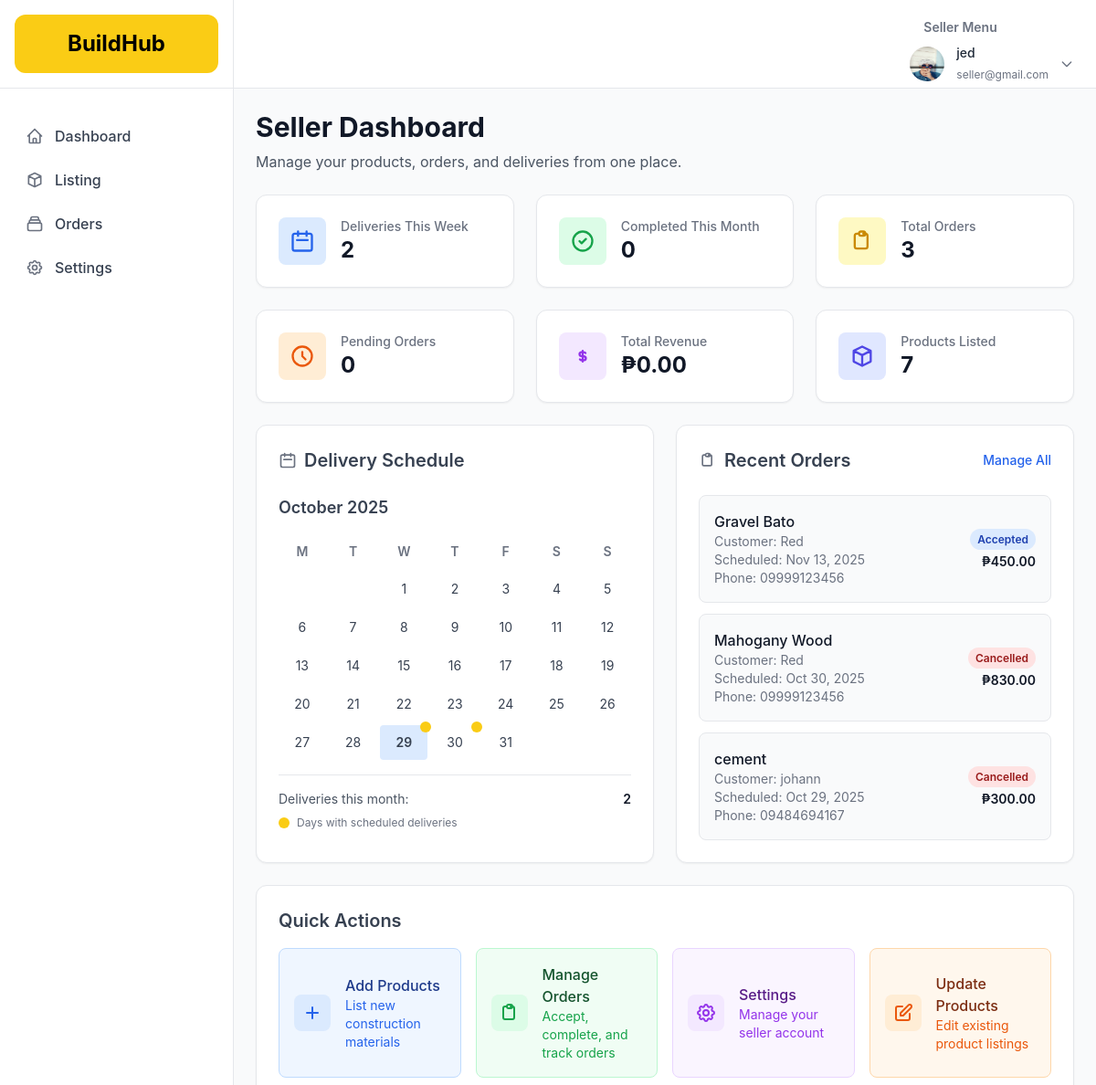
Screenshot of /Buildhub/admin/index.php (signed in) with the database file from the repository.
### tables this page shows
CREATE TABLE `users` (
  `id` int(11) UNSIGNED NOT NULL,
  `fname` varchar(255) NOT NULL,
  `lname` varchar(2255) NOT NULL,
  `email` varchar(255) NOT NULL,
  `profile_picture` varchar(255) DEFAULT NULL,
  `password` varchar(255) DEFAULT NULL,
  `role` enum('buyer','seller','admin') NOT NULL
);

CREATE TABLE `orders` (
  `id` int(11) UNSIGNED NOT NULL,
  `buyer_id` int(10) UNSIGNED DEFAULT NULL,
  `supplier_id` int(10) UNSIGNED DEFAULT NULL,
  `recipient_name` varchar(100) NOT NULL,
  `address_line` varchar(255) NOT NULL,
  `province` varchar(50) DEFAULT NULL,
  `phone` varchar(20) NOT NULL,
  `schedule_date` date NOT NULL,
  `product_name` varchar(255) NOT NULL,
  `total_amount` int(11) NOT NULL DEFAULT 0,
  `ordered_at` datetime NOT NULL DEFAULT current_timestamp(),
  `status` enum('pending','accepted','completed','cancelled') NOT NULL,
  `updated_at` datetime NOT NULL DEFAULT current_timestamp() ON UPDATE current_timestamp()
);

### Buildhub/admin/index.php (the view, shortened to what the rows shown need)
<?php
$conn = mysqli_connect("localhost","root","","user_db");
$sellerId = (int)($_SESSION['user_id'] ?? 0);
function h($v){ return htmlspecialchars((string)($v ?? ""), ENT_QUOTES, 'UTF-8'); }
function peso($n){ return "₱" . number_format((float)$n, 2); }
function fmtDate($s){ if(!$s) return "—"; $t=strtotime($s); return $t?date("M d, Y",$t):"—"; }
$recentOrders = [];
if ($conn && $sellerId > 0) {
  $sql = "SELECT o.id, o.product_name, o.status, o.schedule_date, o.total_amount, o.ordered_at, o.recipient_name, o.phone
          FROM orders o
          WHERE o.supplier_id = ?
          ORDER BY o.ordered_at DESC
          LIMIT 5";
  if ($stmt = mysqli_prepare($conn, $sql)) {
    mysqli_stmt_bind_param($stmt, 'i', $sellerId);
    mysqli_stmt_execute($stmt);
    $result = mysqli_stmt_get_result($stmt);
    while ($row = $result->fetch_assoc()) {
      $recentOrders[] = $row;
    }
  }
}
$userData = null;
if ($conn && $sellerId > 0) {
  $sql = "SELECT fname, lname, email, profile_picture FROM users WHERE id = ? LIMIT 1";
  if ($stmt = mysqli_prepare($conn, $sql)) {
    mysqli_stmt_bind_param($stmt, 'i', $sellerId);
    mysqli_stmt_execute($stmt);
    $result = mysqli_stmt_get_result($stmt);
    $userData = $result->fetch_assoc();
  }
}
$profilePicture = $userData['profile_picture'] ?? null;
$profilePicturePath = $profilePicture
  ? "../images/profiles/" . $profilePicture
  : "../images/default-icon.png";
?>
<!DOCTYPE html>
<html lang="en">
<head>
    <script src="https://cdn.tailwindcss.com"></script>
</head>
<body class="bg-gray-50 font-sans">
    <?php include '../nav/topbar_seller.php'; ?>
    <div class="flex h-screen bg-gray-50">
        <div class="flex-1 ml-16 md:ml-64 p-6 overflow-auto">
            <div class="mb-6">
                <h1 class="text-3xl font-bold text-gray-900">Seller Dashboard</h1>
            </div>
            <div class="grid grid-cols-1 lg:grid-cols-2 gap-6 mb-6">
                <div class="bg-white border border-gray-200 rounded-xl p-6 shadow-sm">
                    <div class="flex items-center space-x-2 mb-6">
                        <h2 class="text-xl font-semibold text-gray-700">Delivery Schedule</h2>
                    </div>
                </div>
                <div class="bg-white border border-gray-200 rounded-xl p-6 shadow-sm">
                    <div class="flex items-center justify-between mb-6">
                        <div class="flex items-center space-x-2">
                            <h2 class="text-xl font-semibold text-gray-700">Recent Orders</h2>
                        </div>
                    </div>
                    <div class="space-y-3">
                        <?php if (empty($recentOrders)): ?>
                            <div class="text-center py-8">
                                <svg class="w-12 h-12 text-gray-300 mx-auto mb-4" fill="none" stroke="currentColor" viewBox="0 0 24 24">
                                    <path stroke-linecap="round" stroke-linejoin="round" stroke-width="2" d="M9 5H7a2 2 0 00-2 2v10a2 2 0 002 2h8a2 2 0 002-2V7a2 2 0 00-2-2h-2M9 5a2 2 0 002 2h2a2 2 0 002-2M9 5a2 2 0 012-2h2a2 2 0 012 2"></path>
                                </svg>
                                <p class="text-gray-500">No orders yet</p>
                                <a href="orders.php" class="text-blue-600 hover:text-blue-800 text-sm font-medium">Add Products</a>
                            </div>
                        <?php else: ?>
                            <?php foreach ($recentOrders as $order): ?>
                                <?php
                                $statusColors = [
                                    'pending' => 'bg-yellow-100 text-yellow-800',
                                    'accepted' => 'bg-blue-100 text-blue-800',
                                    'completed' => 'bg-green-100 text-green-800',
                                    'cancelled' => 'bg-red-100 text-red-800'
                                ];
                                $statusClass = $statusColors[strtolower($order['status'])] ?? 'bg-gray-100 text-gray-800';
                                ?>
                                <div class="flex justify-between items-center p-4 bg-gray-50 border border-gray-200 rounded-lg hover:shadow-sm transition-shadow cursor-pointer"
                                     onclick="window.location.href='myorders.php'">
                                    <div class="flex-1">
                                        <h4 class="text-gray-900 font-medium"><?php echo h($order['product_name']); ?></h4>
                                        <p class="text-sm text-gray-500">Customer: <?php echo h($order['recipient_name']); ?></p>
                                        <p class="text-sm text-gray-500">Scheduled: <?php echo h(fmtDate($order['schedule_date'])); ?></p>
                                        <p class="text-sm text-gray-500">Phone: <?php echo h($order['phone']); ?></p>
                                    </div>
                                    <div class="text-right">
                                        <span class="px-2 py-1 rounded-full text-xs font-semibold <?php echo $statusClass; ?>">
                                            <?php echo h(ucfirst($order['status'])); ?>
                                        </span>
                                        <p class="text-sm font-semibold text-gray-900 mt-1"><?php echo h(peso($order['total_amount'])); ?></p>
                                    </div>
                                </div>
                            <?php endforeach; ?>
                        <?php endif; ?>
                    </div>
                </div>
            </div>
            <div class="bg-white border border-gray-200 rounded-xl p-6 shadow-sm">
                <h2 class="text-xl font-semibold text-gray-700 mb-4">Quick Actions</h2>
            </div>
        </div>
    </div>
</body>
</html>

### Buildhub/nav/topbar_seller.php (shortened to what the rows shown need)
<div class="top-0 z-[10] bg-white border-b border-gray-200 px-6 py-1 flex justify-end items-center transition-all duration-300 lg:ml-640">
  <div class="relative">
      <h1 class="text-gray-500 text-xs md:text-sm font-semibold px-4 mt-4 mb-2 hidden md:block">Seller Menu</h1>
    <button id="profileButton" class="flex items-center space-x-3 focus:outline-none">
      <img src="<?= htmlspecialchars($profilePicturePath) ?>" alt="user-image" class="w-10 h-10 rounded-full border border-white" />
      <div class="hidden md:block text-left">
        <h4 class="text-sm font-medium text-gray-800"><?= htmlspecialchars($_SESSION['fname'] ?? 'User') ?></h4>
        <span class="text-xs text-gray-500"><?= htmlspecialchars($_SESSION['email'] ?? '') ?></span>
      </div>
      <svg xmlns="http://www.w3.org/2000/svg" class="h-4 w-4 text-gray-500 ml-1" fill="none" viewBox="0 0 24 24" stroke="currentColor">
        <path stroke-linecap="round" stroke-linejoin="round" stroke-width="2" d="M19 9l-7 7-7-7" />
      </svg>
    </button>
  </div>
</div>

### rows the page displays
users: profile_picture (picture)
orders: product_name "Gravel Bato", recipient_name "Red", schedule_date "Nov 13, 2025", phone "09999123456", status "Accepted", total_amount "₱450.00"
orders: product_name "Mahogany Wood", recipient_name "Red", schedule_date "Oct 30, 2025", phone "09999123456", status "Cancelled", total_amount "₱830.00"
orders: product_name "cement", recipient_name "johann", schedule_date "Oct 29, 2025", phone "09484694167", status "Cancelled", total_amount "₱300.00"

### other values shown
$_SESSION['fname'] "jed"
$_SESSION['email'] "seller@gmail.com"
$stats['deliveries_this_week'] "2"
$stats['completed_this_month'] "0"
$stats['total_orders'] "3"
$stats['pending_orders'] "0"
peso($stats['total_revenue']) "₱0.00"
$stats['products_listed'] "7"
array_sum(array_column($calendarOrders, 'count')) "2"
